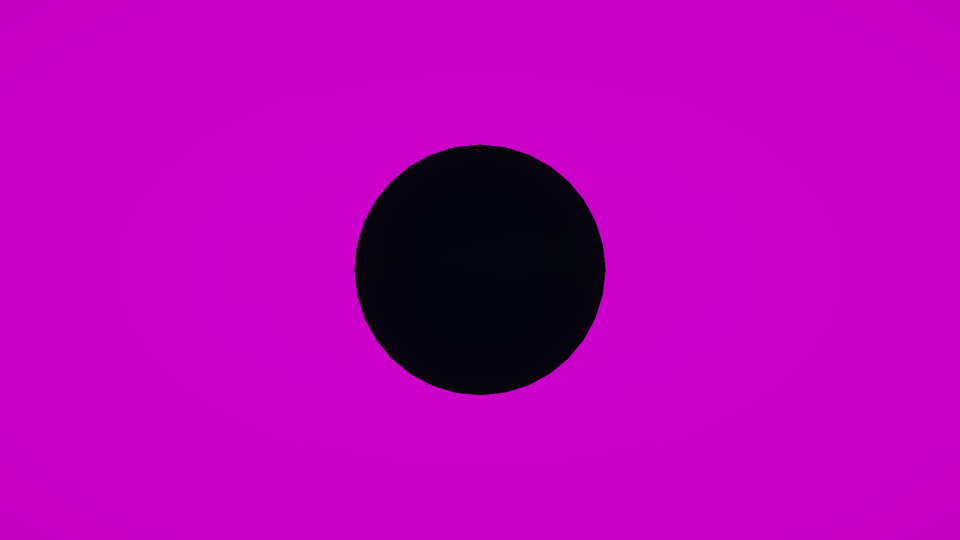
#> input picture SphereTest.png, 1920 x 1080 px (shown at 1/2 size)
$ python InventoryAtlasBaker.py --source ../SphereTest.png --output out
#> lines starting #> are read from the running program, lines starting #| are printed output that depends on the picture; after the words box and inside, x2 and y2 are one past the last pixel; in counts of white or black regions, pixels touching at a corner belong together
#!/usr/bin/env python3
"""Pack transparent inventory icon candidates into fixed-cell atlas PNGs.

This is an offline source-prep tool. It does not import into Unity, edit .meta
files, create SpriteAtlases, or bind ItemData icons.
"""

from __future__ import annotations

import argparse
import json
import math
from dataclasses import asdict, dataclass
from pathlib import Path

from PIL import Image


SCRIPT_PATH = Path(__file__).resolve()
ROOT = SCRIPT_PATH.parents[1]
IMAGE_EXTENSIONS = {".png", ".webp", ".tga", ".tif", ".tiff"}


@dataclass(frozen=True)
class AtlasEntry:
    index: int
    name: str
    source: str
    atlas_rect_px: tuple[int, int, int, int]
    content_bounds_in_cell_px: tuple[int, int, int, int] | None
    coverage: float
    touches_cell_edge: bool


def display_path(path: Path) -> str:
    try:
        return path.resolve().relative_to(ROOT).as_posix()
    except ValueError:
        return str(path)


def positive_int(raw: str) -> int:
    value = int(raw)
    if value <= 0:
        raise argparse.ArgumentTypeError("must be a positive integer")
    return value


def iter_sources(source: Path) -> list[Path]:
    if source.is_file() and source.suffix.lower() in IMAGE_EXTENSIONS:
        return [source]
    if not source.exists():
        return []
    return sorted(
        path
        for path in source.rglob("*")
        if path.is_file() and path.suffix.lower() in IMAGE_EXTENSIONS and ".meta" not in path.name
    )


def fit_to_cell(image: Image.Image, cell_size: int) -> Image.Image:
    rgba = image.convert("RGBA")
    if rgba.size == (cell_size, cell_size):
        return rgba

    rgba.thumbnail((cell_size, cell_size), Image.Resampling.LANCZOS)
    cell = Image.new("RGBA", (cell_size, cell_size), (0, 0, 0, 0))
    cell.alpha_composite(rgba, ((cell_size - rgba.width) // 2, (cell_size - rgba.height) // 2))
    return cell


def analyze_cell(cell: Image.Image, edge_margin_px: int) -> tuple[tuple[int, int, int, int] | None, float, bool]:
    alpha = cell.getchannel("A")
    solid = alpha.point(lambda value: 255 if value > 8 else 0)
    bbox = solid.getbbox()
    data = solid.getdata()
    coverage = sum(1 for value in data if value > 0) / float(cell.width * cell.height)
    edge = max(1, min(edge_margin_px, cell.width // 2, cell.height // 2))
    touches_edge = bool(
        any(solid.crop((0, 0, cell.width, edge)).getdata())
        or any(solid.crop((0, cell.height - edge, cell.width, cell.height)).getdata())
        or any(solid.crop((0, 0, edge, cell.height)).getdata())
        or any(solid.crop((cell.width - edge, 0, cell.width, cell.height)).getdata())
    )
    return bbox, coverage, touches_edge


def write_scaled_atlas(atlas: Image.Image, output: Path, cell_size: int, scaled_cell_size: int) -> Path:
    scale = scaled_cell_size / float(cell_size)
    width = max(1, int(round(atlas.width * scale)))
    height = max(1, int(round(atlas.height * scale)))
    scaled = atlas.resize((width, height), Image.Resampling.LANCZOS)
    scaled_path = output.with_name(f"{output.stem}_{scaled_cell_size}xCells{output.suffix}")
    scaled.save(scaled_path, "PNG", optimize=True)
    return scaled_path


def bake(args: argparse.Namespace) -> int:
    source = Path(args.source).resolve()
    output_dir = Path(args.output).resolve()
    output_dir.mkdir(parents=True, exist_ok=True)
    sources = iter_sources(source)
    if not sources:
        print(f"INVENTORY_ATLAS_BAKER_STATUS: FAIL no image sources under {display_path(source)}")
        return 1

    columns = int(args.columns)
    cell_size = int(args.cell_size)
    rows = math.ceil(len(sources) / columns)
    atlas = Image.new("RGBA", (columns * cell_size, rows * cell_size), (0, 0, 0, 0))
    entries: list[AtlasEntry] = []

    for index, path in enumerate(sources):
        with Image.open(path) as source_image:
            cell = fit_to_cell(source_image, cell_size)
        x = (index % columns) * cell_size
        y = (index // columns) * cell_size
        atlas.alpha_composite(cell, (x, y))
        bbox, coverage, touches_edge = analyze_cell(cell, args.edge_margin_px)
        entries.append(
            AtlasEntry(
                index=index,
                name=path.stem,
                source=display_path(path),
                atlas_rect_px=(x, y, cell_size, cell_size),
                content_bounds_in_cell_px=bbox,
                coverage=round(coverage, 4),
                touches_cell_edge=touches_edge,
            )
        )

    atlas_path = output_dir / f"{args.name}_{cell_size}xCells.png"
    atlas.save(atlas_path, "PNG", optimize=True)

    scaled_paths: list[Path] = []
    for scaled_cell_size in args.scaled_cell_sizes:
        scaled_cell_size = int(scaled_cell_size)
        if scaled_cell_size == cell_size:
            continue
        scaled_paths.append(write_scaled_atlas(atlas, atlas_path, cell_size, scaled_cell_size))

    review_count = sum(1 for entry in entries if entry.touches_cell_edge or entry.coverage < args.min_coverage)
    manifest_path = output_dir / f"{args.name}_Manifest.json"
    source_bake_manifest = ""
    if args.source_bake_manifest:
        source_bake_manifest_path = Path(args.source_bake_manifest).resolve()
        if not source_bake_manifest_path.exists():
            print(f"INVENTORY_ATLAS_BAKER_STATUS: FAIL missing source bake manifest {display_path(source_bake_manifest_path)}")
            return 1
        source_bake_manifest = display_path(source_bake_manifest_path)

    payload = {
        "schema": "hecton8.inventory_atlas_bake.v1",
        "tool": "Tools/InventoryAtlasBaker.py",
        "source": display_path(source),
        "sourceBakeManifest": source_bake_manifest,
        "atlas": display_path(atlas_path),
        "scaledAtlases": [display_path(path) for path in scaled_paths],
        "cellSizePx": cell_size,
        "columns": columns,
        "rows": rows,
        "reviewCount": review_count,
        "evidenceClass": "STATIC_SOURCE_DRAFT_NO_UNITY_IMPORT",
        "entries": [asdict(entry) for entry in entries],
    }
    manifest_path.write_text(json.dumps(payload, indent=2, sort_keys=True) + "\n", encoding="utf-8")

    if review_count > 0 and not args.allow_review:
        print("INVENTORY_ATLAS_BAKER_STATUS: FAIL_REVIEW_ITEMS")
        print(f"sources={len(sources)}")
        print(f"reviewCount={review_count}")
        print(f"atlas={display_path(atlas_path)}")
        print(f"manifest={display_path(manifest_path)}")
        return 2

    print("INVENTORY_ATLAS_BAKER_STATUS: PASS")
    print(f"sources={len(sources)}")
    print(f"reviewCount={review_count}")
    print(f"atlas={display_path(atlas_path)}")
    print(f"manifest={display_path(manifest_path)}")
    return 0


def main() -> int:
    parser = argparse.ArgumentParser(description=__doc__)
    parser.add_argument("--source", required=True, help="Transparent icon source file or directory.")
    parser.add_argument("--output", required=True, help="Output atlas directory.")
    parser.add_argument("--name", default="TX_InventoryCandidateAtlas")
    parser.add_argument("--cell-size", type=positive_int, default=512)
    parser.add_argument("--columns", type=positive_int, default=5)
    parser.add_argument("--scaled-cell-sizes", nargs="*", type=positive_int, default=[256])
    parser.add_argument("--edge-margin-px", type=positive_int, default=12)
    parser.add_argument("--min-coverage", type=float, default=0.03)
    parser.add_argument("--source-bake-manifest", default="", help="Optional upstream InventoryIsolatedObjectBaker manifest.")
    parser.add_argument("--allow-review", action="store_true")
    return bake(parser.parse_args())
#> in bake, `atlas = Image.new("RGBA", (columns * cell_size, rows * cell_size), (0,..`: atlas: PIL image 2560x512 RGBA; every value is 0
#> in bake, source_image is the input picture: PIL image 1920x1080 RGB; mean R, G, B 183.3, 0.3, 182.1
#> in fit_to_cell, `rgba.thumbnail((cell_size, cell_size), Image.Resampling.LANCZOS)`:
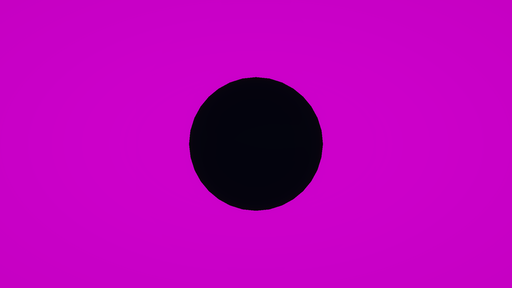
#> rgba: PIL image 512x288 RGBA; mean R, G, B, A 183.3, 0.3, 182.1, 255
#> in fit_to_cell, `cell = Image.new("RGBA", (cell_size, cell_size), (0, 0, 0, 0))`: cell: PIL image 512x512 RGBA; every value is 0
#> in fit_to_cell, `cell.alpha_composite(rgba, ((cell_size - rgba.width) // 2, (cell_size ..`:
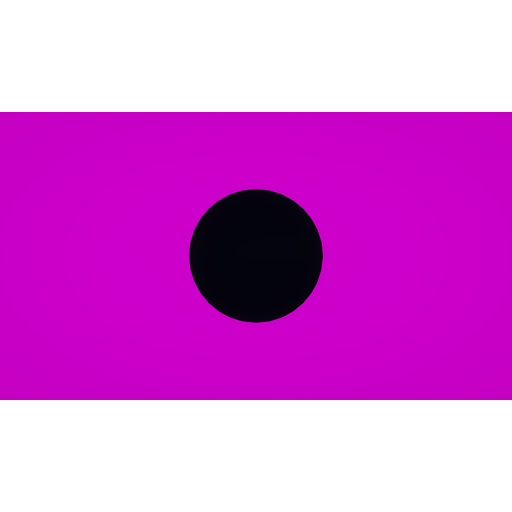
#> cell: PIL image 512x512 RGBA; mean R, G, B, A 103.1, 0.2, 102.4, 143.4; transparent parts drawn white
#> in bake, `atlas.alpha_composite(cell, (x, y))`:
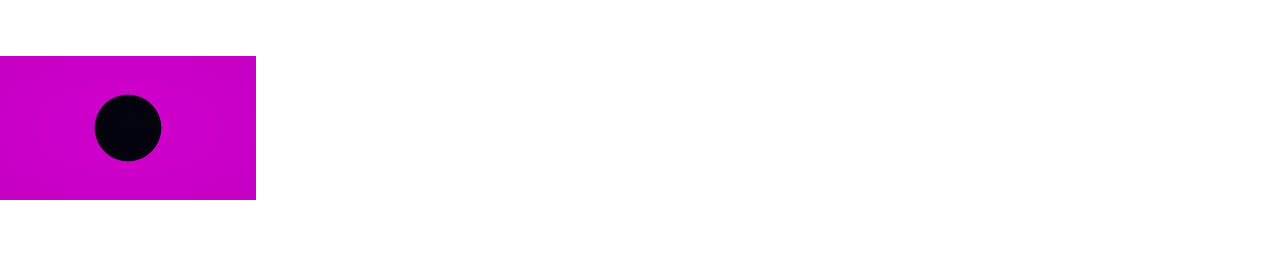
#> atlas: PIL image 2560x512 RGBA (shown at 1/2 size); mean R, G, B, A 20.6, 0, 20.5, 28.7; transparent parts drawn white
#> in analyze_cell, `alpha = cell.getchannel("A")`:
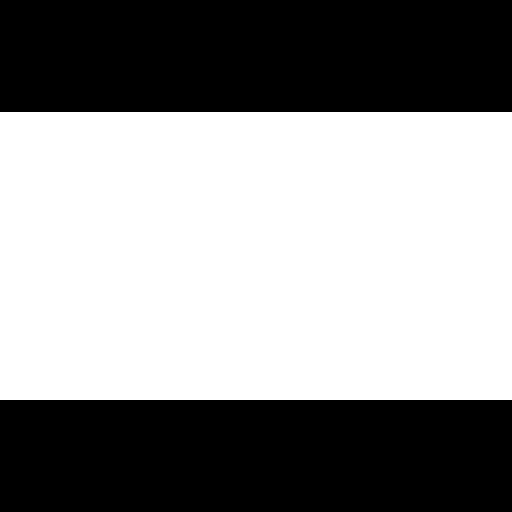
#> alpha: PIL image 512x512 L; 56.2% white; 2 black regions, box (x1, y1, x2, y2) and area: (0, 0, 512, 112) 57344, (0, 400, 512, 512) 57344
#> in analyze_cell, `bbox = solid.getbbox()`: bbox = (0, 112, 512, 400)
#> in analyze_cell, `coverage = sum(1 for value in data if value > 0) / float(cell.width * ..`: coverage = 0.562
#> in analyze_cell, `touches_edge = bool( any(solid.crop((0, 0, cell.width, edge)).getdata(..`: touches_edge = True
#> in bake, `bbox, coverage, touches_edge = analyze_cell(cell, args.edge_margin_px)`: bbox = (0, 112, 512, 400); coverage = 0.562; touches_edge = True
#> the loop in bake, `for scaled_cell_size in args.scaled_cell_sizes:` made 1 pass
#> pass 1, in write_scaled_atlas, `scaled = atlas.resize((width, height), Image.Resampling.LANCZOS)`:
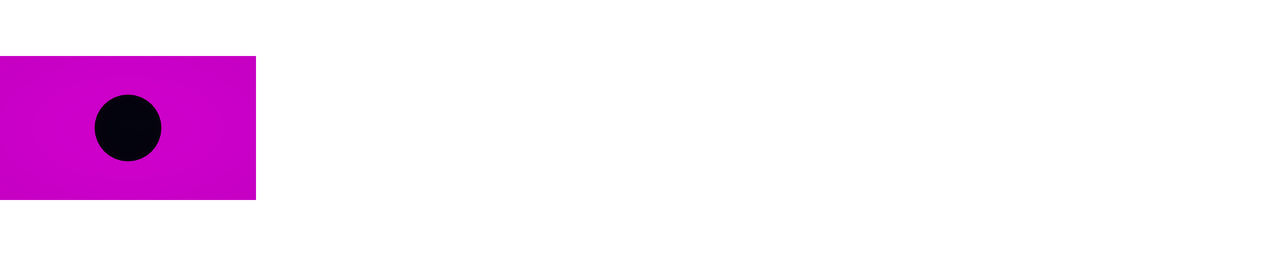
#> scaled: PIL image 1280x256 RGBA; mean R, G, B, A 21.5, 0, 21.4, 28.7; transparent parts drawn white
#> after the loop in bake, `for scaled_cell_size in args.scaled_cell_sizes:`: scaled_paths = 1 item
#> in bake, `review_count = sum(1 for entry in entries if entry.touches_cell_edge o..`: review_count = 1
#| reviewCount=1


if __name__ == "__main__":
#> (the run stopped early here; a loop or call above may not have finished)
